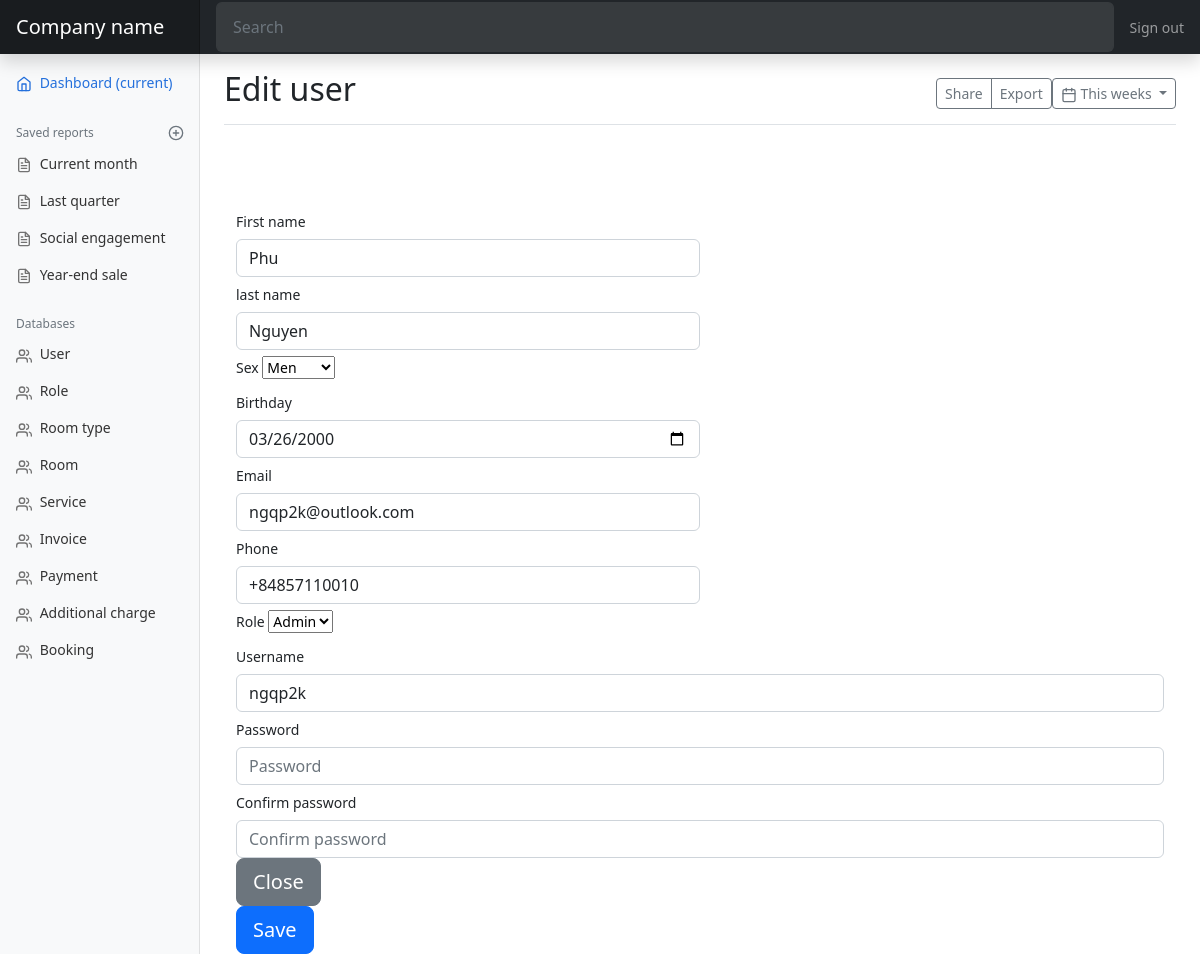
Page /edit-user/1 on the earlier database version.
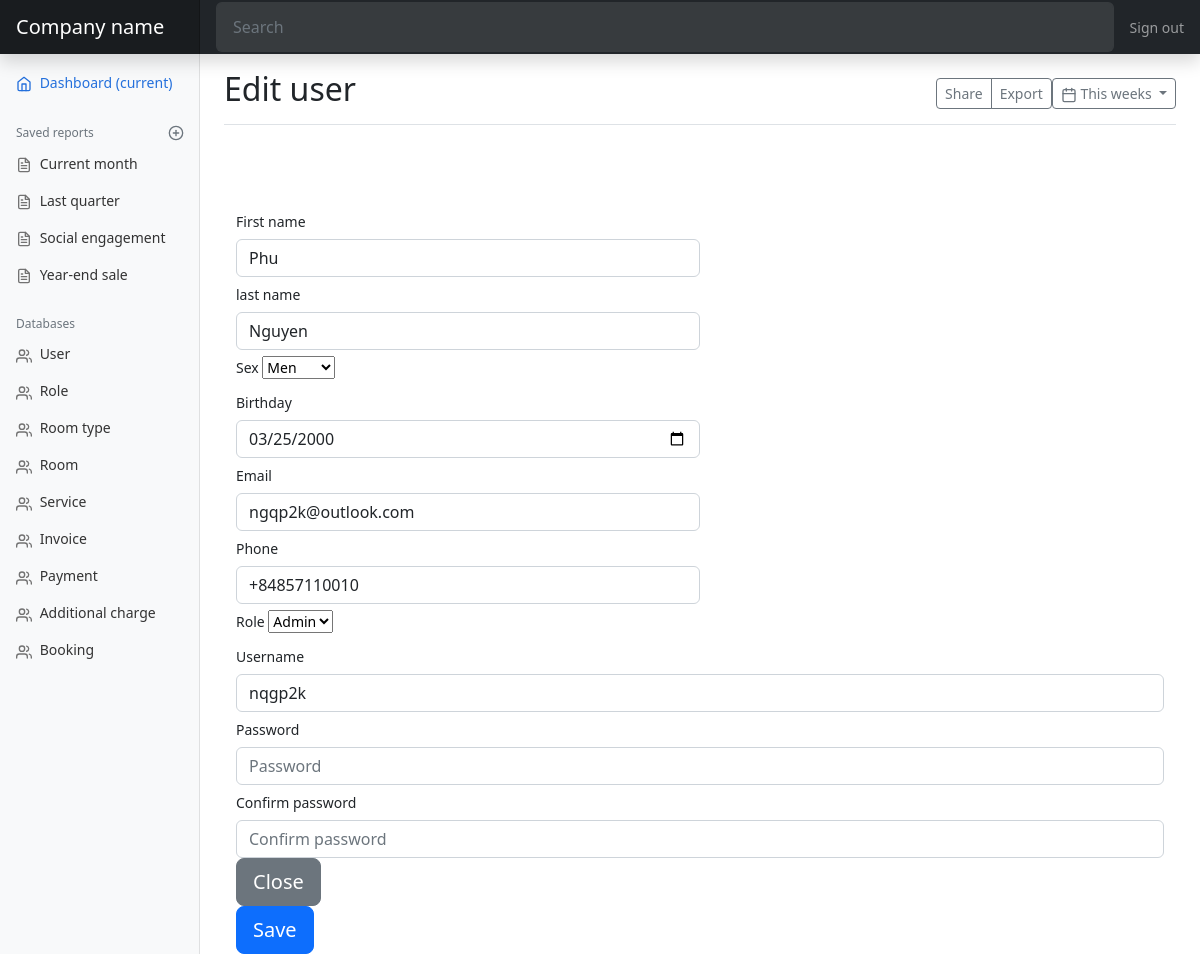
Same page on the later database version.
### models.py (models this page shows, shortened)
class User(db.Model):
    id = db.Column(db.Integer, primary_key=True)
    first_name = db.Column(db.String(50))
    last_name = db.Column(db.String(50))
    sex = db.Column(db.Enum(Sex))
    birthdate = db.Column(db.Date)
    email = db.Column(db.String(50))
    phone = db.Column(db.String(50))
    username = db.Column(db.String(255), unique=True)
    hash_password = db.Column(db.String(255))
    rold_id = db.Column(db.Integer, db.ForeignKey('role.id'))
    role = db.relationship('Role', backref=db.backref('user', lazy=True))
    @property
    def password(self):
        raise AttributeError('password: write-only field')

### views.py (the view, shortened to what this page needs)
@app.route('/edit-user/<int:user_id>', methods=['GET', 'POST'])
def edit_user(user_id):
    user = models.User.query.get(user_id)
    sexs = [sex.name for sex in models.Sex]
    roles = models.Role.query.all()
    return render_template('edit-user.html'
                           , user=user, sexs=sexs
                           , roles=roles)

### models.py (called while the page is built)
    def __str__(self) -> str:
        return self.name

### templates/edit-user.html
{% extends 'admin.html' %}
{% block title %}Edit user{% endblock %}
{% block content %}
<div class="container">
  <form class="" method="post" action="#" role="form"
    oninput='confirm_password.setCustomValidity(confirm_password.value != password.value ? "Passwords do not match." : "")'>
    <div class="form-row">
      <div class="col-md-6">
        <div class="form-group">
          <label for="" class="col-form-label">First name</label>
          <input type="text" id="first-name" class="form-control" placeholder="First name" name="first_name" required
            autofocus value="{{ user.first_name }}">
        </div>
      </div>
      <div class="col-md-6">
        <div class="form-group">
          <label for="" class="col-form-label">last name</label>
          <input type="text" id="" class="form-control" placeholder="Last name" name="last_name" required
            value="{{ user.last_name}}">
        </div>
      </div>
      <div class="col-md-6">
        <div class="form-group">
          <label for="" class="col-form-label">Sex</label>
          <select class="custom-select" name="sex">
            {% for sex in sexs %}
              {% if sex == user.sex.name %}
                <option selected>{{ sex }}</option>
              {% else %}
                <option>{{ sex }}</option>
              {% endif %}
            {% endfor %}
          </select>
        </div>
      </div>
      <div class="col-md-6">
        <div class="form-group">
          <label for="" class="col-form-label">Birthday</label>
          <input type="date" id="" class="form-control" placeholder="Birthday" name="birthdate"
            value="{{ user.birthdate }}">
        </div>
      </div>
      <div class="col-6">
        <div class="form-group">
          <label for="" class="col-form-label">Email</label>
          <input type="email" id="" class="form-control" placeholder="Email" name="email" value="{{ user.email }}">
        </div>
      </div>
      <div class="col-6">
        <div class="form-group">
          <label for="" class="col-form-label">Phone</label>
          <input type="text" id="" class="form-control" placeholder="Phone" name="phone" value="{{ user.phone }}">
        </div>
      </div>
      <div class="col-12">
        <div class="form-group">
          <label for="" class="col-form-label">Role</label>
          <select class="custom-select" name="role">
            {% for role in roles %}
              {% if role == user.role %}
                <option selected value="{{ role.id }}">{{ role }}</option>
              {% else %}
                <option value="{{ role.id }}">{{ role }}</option>
              {% endif %}
            {% endfor %}
          </select>
        </div>
      </div>
      <div class="col-12">
        <div class="form-group">
          <label for="" class="col-form-label">Username</label>
          <input type="text" id="" class="form-control" placeholder="Username" name="username" required
            value="{{ user.username }}">
        </div>
      </div>
      <div class="col-12">
        <div class="form-group">
          <label for="" class="col-form-label">Password</label>
          <input type="password" id="" class="form-control" placeholder="Password" name="password" required>
        </div>
      </div>
      <div class="col-12">
        <div class="form-group">
          <label for="" class="col-form-label">Confirm password</label>
          <input type="password" id="" class="form-control" placeholder="Confirm password" name="confirm_password"
            required>
        </div>
      </div>
      <div class="col-1">
        <div class="form-group">
          <button class="btn btn-lg btn-secondary btn-block" type="">Close</button>
        </div>
      </div>
      <div class="col-2">
        <div class="form-group">
          <input class="btn btn-lg btn-primary btn-block" type="submit" value="Save">
        </div>
      </div>
    </div>
  </form>
</div>
{% endblock %}

Differences in the rows shown:
changed User "Phu": birthdate "03/26/2000" → "03/25/2000"; username "ngqp2k" → "nqgp2k"
